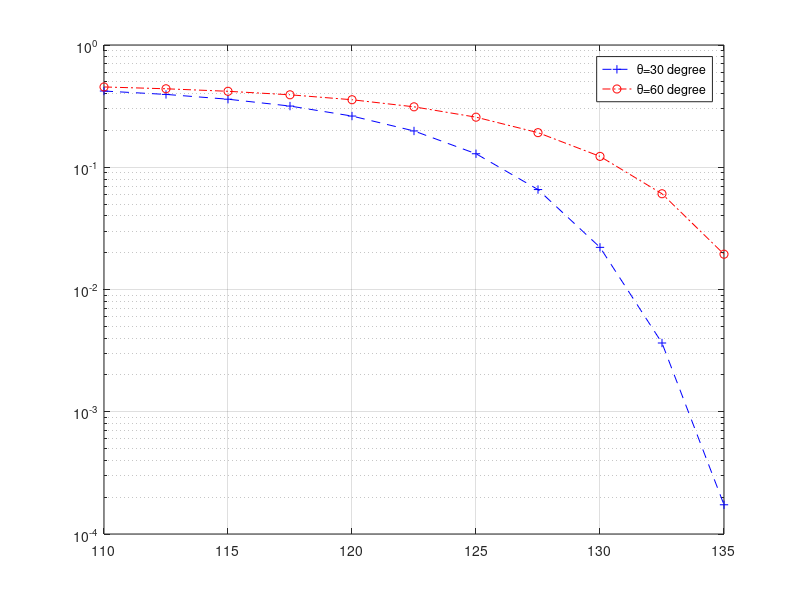

Here is the MATLAB script that generated this plot:
clc
clear all;
close all;
                                                             %%%% width of x axis
lowcap=110; 
incre=2.5;
upcap=135;
wid=((upcap-lowcap)/incre)+1;

gamma=3.1;                                      
BER=zeros(wid,2);
h=zeros(wid,2);
ebno=zeros(wid,2);
theta=zeros(wid,2);
d=2.5;
snr=zeros(wid,1);

theta(2)=pi/3;
theta(1)=(pi/6);

for gg=1:1:2
    h(gg)=((gamma+1)/2)*(9.55e-5)*cos(theta(gg))*((9+(d^2))^(-1*((gamma+1)/2)));
    check=0;
for s=lowcap:incre:upcap
    check=check+1;
    snr(check,1)=s;
    ebno(gg)= (h(gg)^2) * 10^(s/10);
    ggn=erfc(sqrt(ebno(gg)*0.5))*0.5;
    BER(check,gg)=ggn;
end  
end

ylabel('BER');
xlabel('SNR [dB]');
semilogy(snr(:,1),BER(:,1),'--+b');
hold on
semilogy(snr(:,1),BER(:,2),'-.or');
hold on;
legend('\theta=30 degree','\theta=60 degree');
grid on